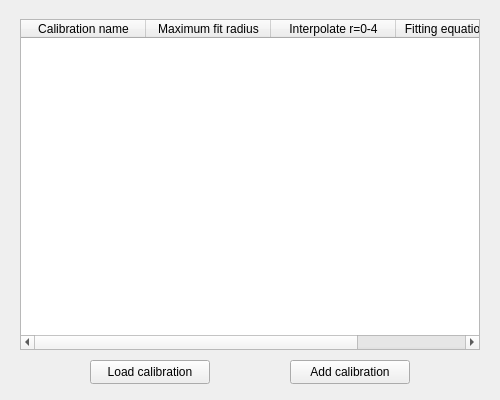
<?xml version="1.0" encoding="UTF-8"?>
<ui version="4.0">
 <class>loadCalibrationForm</class>
 <widget class="QWidget" name="loadCalibrationForm">
  <property name="geometry">
   <rect>
    <x>0</x>
    <y>0</y>
    <width>500</width>
    <height>400</height>
   </rect>
  </property>
  <property name="windowTitle">
   <string>Load Calibration</string>
  </property>
  <widget class="QTableWidget" name="calibrationTable">
   <property name="enabled">
    <bool>true</bool>
   </property>
   <property name="geometry">
    <rect>
     <x>20</x>
     <y>19</y>
     <width>460</width>
     <height>331</height>
    </rect>
   </property>
   <property name="minimumSize">
    <size>
     <width>460</width>
     <height>331</height>
    </size>
   </property>
   <property name="selectionMode">
    <enum>QAbstractItemView::SingleSelection</enum>
   </property>
   <property name="selectionBehavior">
    <enum>QAbstractItemView::SelectRows</enum>
   </property>
   <attribute name="horizontalHeaderMinimumSectionSize">
    <number>45</number>
   </attribute>
   <attribute name="horizontalHeaderDefaultSectionSize">
    <number>125</number>
   </attribute>
   <attribute name="verticalHeaderVisible">
    <bool>false</bool>
   </attribute>
   <column>
    <property name="text">
     <string>Calibration name</string>
    </property>
   </column>
   <column>
    <property name="text">
     <string>Maximum fit radius</string>
    </property>
   </column>
   <column>
    <property name="text">
     <string>Interpolate r=0-4</string>
    </property>
   </column>
   <column>
    <property name="text">
     <string>Fitting equation [f(r)]</string>
    </property>
   </column>
  </widget>
  <widget class="QPushButton" name="loadCalibration">
   <property name="geometry">
    <rect>
     <x>90</x>
     <y>360</y>
     <width>120</width>
     <height>24</height>
    </rect>
   </property>
   <property name="text">
    <string>Load calibration</string>
   </property>
  </widget>
  <widget class="QPushButton" name="addCalibration">
   <property name="geometry">
    <rect>
     <x>290</x>
     <y>360</y>
     <width>120</width>
     <height>24</height>
    </rect>
   </property>
   <property name="text">
    <string>Add calibration</string>
   </property>
  </widget>
 </widget>
 <resources/>
 <connections/>
</ui>
